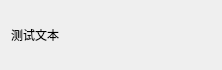
<?xml version="1.0" encoding="UTF-8"?>
<ui version="4.0">
 <class>ControlWidTXT</class>
 <widget class="QWidget" name="ControlWidTXT">
  <property name="geometry">
   <rect>
    <x>0</x>
    <y>0</y>
    <width>222</width>
    <height>70</height>
   </rect>
  </property>
  <property name="windowTitle">
   <string>Form</string>
  </property>
  <layout class="QGridLayout" name="gridLayout">
   <item row="0" column="0">
    <widget class="QLabel" name="label">
     <property name="text">
      <string>测试文本</string>
     </property>
    </widget>
   </item>
  </layout>
 </widget>
 <resources/>
 <connections/>
</ui>
